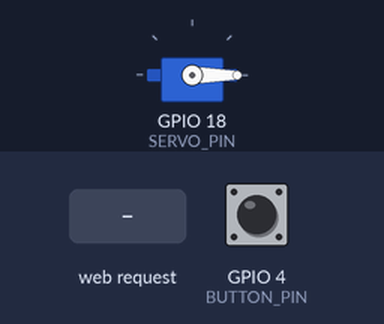
Bench run of a sketch on a simulated ESP32. On the bench: servo. The inputs (shaded band) are chosen by the test bench; at power-on: GPIO 4 (BUTTON_PIN) HIGH. WiFi joins after 1.5 s; servers stay silent unless stated; what the sketch prints to the serial monitor is not drawn.

Above: at 3.8 s.
3.9 s: GPIO 4 (BUTTON_PIN) pulled LOW for 0.15 s
At 4.2 s:
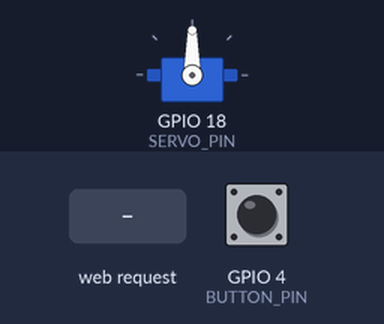
6.4 s: HTTP request GET /feed received
At 8.0 s:
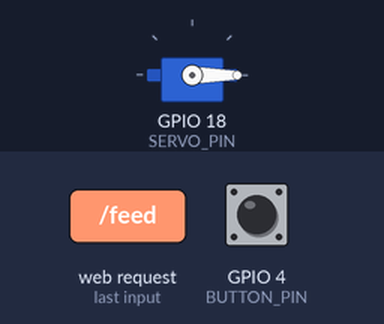
Timing chart, 0 to 9.5 s (numbered marks = the images above; inputs shaded):
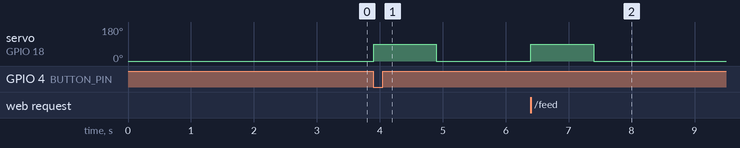

Measured:
- after the input at 3.9 s, servo on GPIO 18 (SERVO_PIN): 0° → 90° at once, → 0° 1.0 s later
- after the input at 6.4 s, servo on GPIO 18 (SERVO_PIN): 0° → 90° at once, → 0° 1.0 s later

The sketch:

LatteLodon.ino
```cpp
#include <WiFi.h>
#include <WiFiClient.h>
#include <WebServer.h>
#include <ESP32Servo.h>

#define WIFI_SSID "Wokwi-GUEST"
#define WIFI_PASSWORD ""
#define WIFI_CHANNEL 6

WebServer server(80);
Servo myservo;
const int SERVO_PIN = 18;
const int BUTTON_PIN = 4;

bool feeding = false;
String lastStatus = "Idle";

void feed() {

  feeding = true;
  lastStatus = "Feeding";

  Serial.println("Feeding...");
  myservo.write(90);

  delay(1000);

  myservo.write(0);
  delay(500);

  Serial.println("Feed Done");
  feeding = false;
  lastStatus = "Last Feed Success";
}

void sendHtml() {

  String response = R"(
    <!DOCTYPE html><html>
    <head>
      <title>LatteLodon Feeder</title>
      <meta name="viewport" content="width=device-width, initial-scale=1">
      <style>
        html {
          font-family: sans-serif;
          text-align: center;
        }
        body {
          margin-top: 40px;
        }
        h1 {
          color: #333;
        }
        .card {
          max-width: 400px;
          margin: auto;
          padding: 20px;
          border-radius: 16px;
          box-shadow: 0 0 10px rgba(0,0,0,0.2);
        }
        .btn {
          background-color: #4CAF50;
          border: none;
          color: white;
          padding: 16px 32px;
          font-size: 24px;
          border-radius: 12px;
          text-decoration: none;
          display: inline-block;
          margin-top: 20px;
        }
        .status {
          margin-top: 20px;
          font-size: 20px;
        }
      </style>
    </head>
    <body>
      <div class="card">
        <h1>LatteLodon Feeder</h1>
        <p>ESP32 Automatic Pet Feeder</p>
        <a href="/feed" class="btn">
          FEED NOW
        </a>
        <div class="status">
          STATUS_TEXT
        </div>
      </div>
    </body>
    </html>
  )";

  response.replace("STATUS_TEXT", lastStatus);
  server.send(200, "text/html", response);
}

void setup() {

  Serial.begin(115200);
  delay(1000);

  Serial.println("BOOTING...");

  pinMode(BUTTON_PIN, INPUT_PULLUP);
  myservo.attach(SERVO_PIN);
  myservo.write(0);

  WiFi.begin(WIFI_SSID, WIFI_PASSWORD, WIFI_CHANNEL);
  Serial.print("Connecting to WiFi");

  while (WiFi.status() != WL_CONNECTED) {
    delay(200);
    Serial.print(".");
  }

  Serial.println();
  Serial.println("WiFi Connected!");
  Serial.print("IP Address: ");
  Serial.println(WiFi.localIP());

  server.on("/", sendHtml);
  server.on("/feed", []() {
    Serial.println("Web Feed Request");
    feed();
    sendHtml();
  });

  server.on("/status", []() {
    server.send(200, "text/plain", lastStatus);
  });

  server.begin();
  Serial.println("HTTP Server Started");
}

void loop() {

  server.handleClient();

  if (digitalRead(BUTTON_PIN) == LOW) {
    Serial.println("Manual Button Feed");
    feed();
    delay(300);

    while (digitalRead(BUTTON_PIN) == LOW) {
      delay(10);
    }
  }

  delay(2);
}
```
